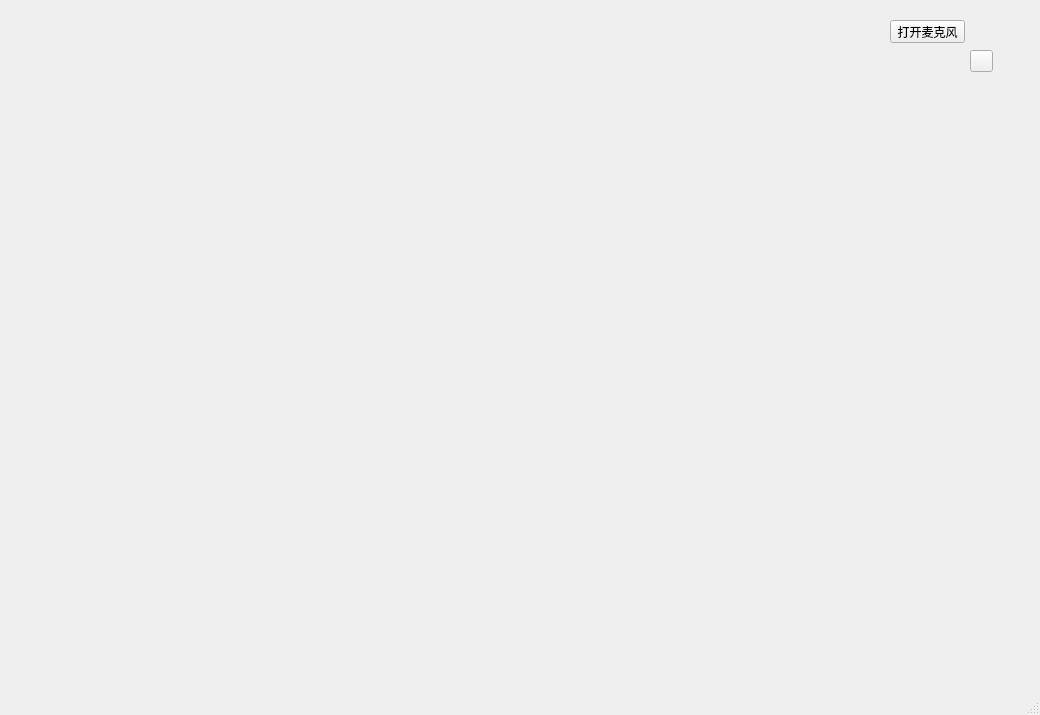
<?xml version="1.0" encoding="UTF-8"?>
<ui version="4.0">
 <class>MainWindow</class>
 <widget class="QMainWindow" name="MainWindow">
  <property name="geometry">
   <rect>
    <x>0</x>
    <y>0</y>
    <width>1040</width>
    <height>715</height>
   </rect>
  </property>
  <property name="windowTitle">
   <string>摄像头</string>
  </property>
  <widget class="QWidget" name="centralwidget">
   <widget class="QWidget" name="gridLayoutWidget">
    <property name="geometry">
     <rect>
      <x>10</x>
      <y>9</y>
      <width>871</width>
      <height>571</height>
     </rect>
    </property>
    <layout class="QGridLayout" name="gridLayout"/>
   </widget>
   <widget class="QWidget" name="verticalLayoutWidget">
    <property name="geometry">
     <rect>
      <x>890</x>
      <y>50</y>
      <width>81</width>
      <height>271</height>
     </rect>
    </property>
    <layout class="QVBoxLayout" name="verticalLayout"/>
   </widget>
   <widget class="QToolButton" name="toolButton_refresh">
    <property name="geometry">
     <rect>
      <x>970</x>
      <y>50</y>
      <width>23</width>
      <height>22</height>
     </rect>
    </property>
    <property name="cursor">
     <cursorShape>ArrowCursor</cursorShape>
    </property>
    <property name="text">
     <string/>
    </property>
    <property name="icon">
     <iconset>
      <normaloff>icon/refresh.png</normaloff>icon/refresh.png</iconset>
    </property>
    <property name="autoRaise">
     <bool>false</bool>
    </property>
   </widget>
   <widget class="QPushButton" name="pushButtonMKF">
    <property name="geometry">
     <rect>
      <x>890</x>
      <y>20</y>
      <width>75</width>
      <height>23</height>
     </rect>
    </property>
    <property name="text">
     <string>打开麦克风</string>
    </property>
   </widget>
   <widget class="QLabel" name="labelMFKStatus">
    <property name="geometry">
     <rect>
      <x>970</x>
      <y>20</y>
      <width>53</width>
      <height>15</height>
     </rect>
    </property>
    <property name="text">
     <string/>
    </property>
   </widget>
  </widget>
  <widget class="QMenuBar" name="menubar">
   <property name="geometry">
    <rect>
     <x>0</x>
     <y>0</y>
     <width>1040</width>
     <height>21</height>
    </rect>
   </property>
  </widget>
  <widget class="QStatusBar" name="statusbar"/>
 </widget>
 <resources/>
 <connections/>
</ui>
